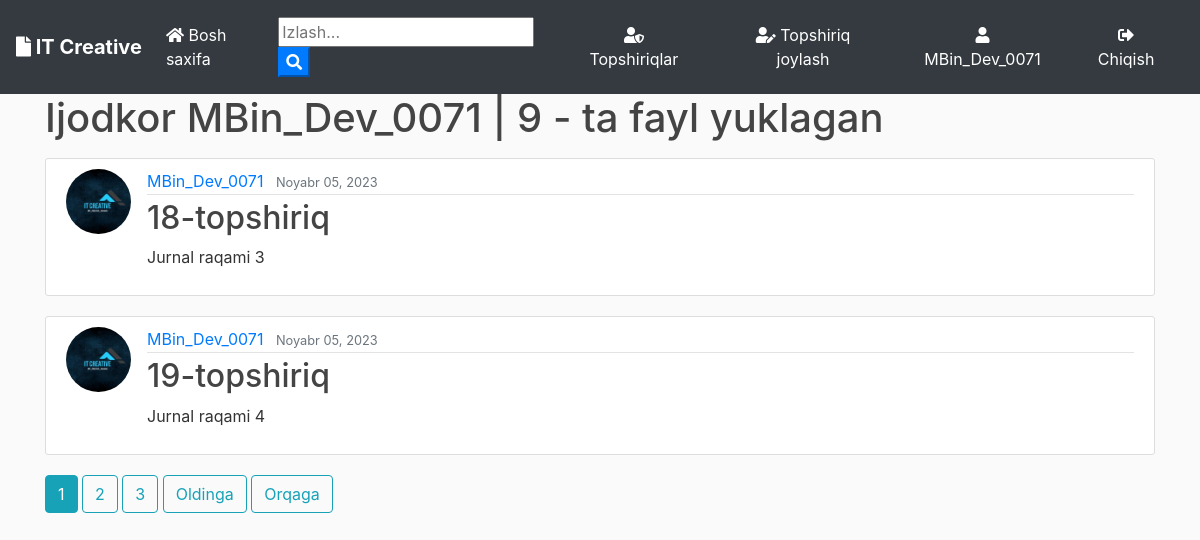
Screenshot of /user/MBin_Dev_0071 (signed in) with the database file from the repository.
### blog/models.py (models this page shows, shortened)
class Post(models.Model):
	title = models.CharField(max_length=100)
	file = models.FileField(null=True,blank=True,upload_to='File nomi')
	content = models.TextField()
	date_posted = models.DateTimeField(default=timezone.now)
	author = models.ForeignKey(User, on_delete=models.CASCADE)

### users/models.py (models this page shows, shortened)
class Profile(models.Model):
    user = models.OneToOneField(User, on_delete=models.CASCADE)
    image = models.ImageField(default='default.jpg', upload_to='profile_pics')

### blog/views.py (the view)
# urls.py: path('user/<str:username>', UserPostListView.as_view(), name='user-posts'),
class UserPostListView(ListView):
    model = Post
    template_name = 'blog/user_posts.html'  # <app>/<model>_<viewtype>.html
    context_object_name = 'posts'
    paginate_by = 2
    def get_queryset(self):
        user = get_object_or_404(User, username=self.kwargs.get('username'))
        return Post.objects.filter(author=user).order_by('-date_posted')

### blog/templates/blog/user_posts.html (shortened to what this page needs)
{% extends "blog/base.html" %}
{% block content %}
    <h1 class="mb-3">Ijodkor {{ view.kwargs.username }} |  {{ page_obj.paginator.count }} - ta fayl yuklagan</h1>
    {% for post in posts %}
        <article class="media content-section">
          <img class="rounded-circle article-img" src="{{ post.author.profile.image.url }}">
          <div class="media-body">
            <div class="article-metadata">
              <a class="mr-2" href="{% url 'user-posts' post.author.username %}">{{ post.author }}</a>
              <small class="text-muted">{{ post.date_posted|date:"F d, Y" }}</small>
            </div>
            <h2><a class="article-title" href="{% url 'post-detail' post.id %}">{{ post.title }}</a></h2>
            <p class="article-content">{{ post.content }}</p>
          </div>
        </article>
    {% endfor %}
    {% if is_paginated %}
      {% for num in page_obj.paginator.page_range %}
        {% if page_obj.number == num %}
          <a class="btn btn-info mb-4" href="?page={{ num }}">{{ num }}</a>
        {% elif num > page_obj.number|add:'-3' and num < page_obj.number|add:'3' %}
          <a class="btn btn-outline-info mb-4" href="?page={{ num }}">{{ num }}</a>
        {% endif %}
      {% endfor %}
      {% if page_obj.has_next %}
        <a class="btn btn-outline-info mb-4" href="?page={{ page_obj.next_page_number }}">Oldinga </a>
        <a class="btn btn-outline-info mb-4" href="?page={{ page_obj.paginator.num_pages }}">Orqaga</a>
      {% endif %}
    {% endif %}
{% endblock content %}

### blog/templates/blog/base.html (shortened to what this page needs)
{% load static %}
<!doctype html>
<html lang="en">
  <head>
    <link rel="stylesheet" href="https://stackpath.bootstrapcdn.com/bootstrap/4.3.1/css/bootstrap.min.css">
    <link rel="stylesheet" href="https://use.fontawesome.com/releases/v5.8.1/css/all.css" >
    <link rel="stylesheet" href="{% static 'blog/main.css' %}">
</head>
  <body>
        <nav class="navbar navbar-expand-lg navbar-dark bg-dark">
                <a class="navbar-brand font-weight-bold" href="{% url 'blog-home' %}"><i class="fas fa-file"></i> IT Creative</a>
                <div class="collapse navbar-collapse" id="navbarSupportedContent">
                  <ul class="navbar-nav mr-auto">
                    <li class="nav-item active">
                      <a class="nav-link" href="{% url 'blog-home' %}"><i class="fas fa-home"></i> Bosh saxifa <span class="sr-only">(current)</span></a>
                    </li>
                  </ul>
                  <form id="searchform" action="{% url 'search' %}" method="get">
                    <input type="text" name="q" type="text" value="{{ request.GET.q }}" placeholder="Izlash..." />
                    <button type="button" onclick="searchform.submit()" class=" text-white my-color btn-primary"><i class="fa fa-search"></i></button>
                </form>
                    {% if user.is_authenticated %}
                    <a href="{% url 'user-posts' user %}" class="btn text-white m-2"><i class="fas fa-user-shield"></i> Topshiriqlar</a>
                    <a href="{% url 'post-create' %} " class="btn text-white m-2"><i class="fas fa-user-edit"></i> Topshiriq joylash</a>
                    <a href="{% url 'profile' %} " class="btn text-white m-2"><i class="fas fa-user"></i> {{ user.username }}</a>
                    <a href="{% url 'logout' %} " class="btn text-white m-2"><i class="fas fa-sign-out-alt"></i> Chiqish</a>
                    {% else %}
                    <a href="{% url 'login' %} " class="btn text-white m-2"><i class="fas fa-user-tie"></i> Kirish</a>
                    <a href="{% url 'register' %} " class="btn text-white m-2"> <i class="fas fa-sign-in-alt"></i> Ro'yxatdan o'tish</a>
                    {% endif %}
                </div>
              </nav>
      <div class="container my-bg">
    {% block content %}
    {% endblock  %}
</div>
  </body>
</html>

### blog/static/blog/main.css (style rules this page uses)
body { background: #fafafa; color: #333333; margin-top: 0; }
h1, h2, h3, h4, h5, h6 { color: #444444; }
ul { margin: 0; }
.content-section { background: #ffffff; padding: 10px 20px; border: 1px solid #dddddd; border-radius: 3px; margin-bottom: 20px; }
.article-title { color: #444444; }
.article-content { white-space: pre-line; }
.article-img { height: 65px; width: 65px; margin-right: 16px; }
.article-metadata { padding-bottom: 1px; margin-bottom: 4px; border-bottom: 1px solid #e3e3e3 }

### rows the page displays
Post: author.profile.image (picture), author "MBin_Dev_0071", date_posted "Noyabr 05, 2023", title "18-topshiriq", content "Jurnal raqami 3"
Post: author.profile.image (picture), author "MBin_Dev_0071", date_posted "Noyabr 05, 2023", title "19-topshiriq", content "Jurnal raqami 4"

### other values shown
{{ user.username }} "MBin_Dev_0071"
{{ view.kwargs.username }} "MBin_Dev_0071"
{{ page_obj.paginator.count }} "9"
{{ num }} "1"
{{ num }} "2" "3"
